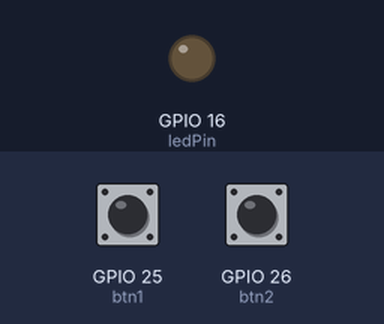
Recording of a sketch running on a simulated ESP32. Parts: output pins drawn as LEDs (lit = HIGH). Inputs (shaded band) come from the test bench; at power-on: GPIO 25 (btn1) HIGH, GPIO 26 (btn2) HIGH.

Above: at 1.2 s.
1.3 s: GPIO 25 (btn1) pulled LOW for 1 s
At 3.6 s:
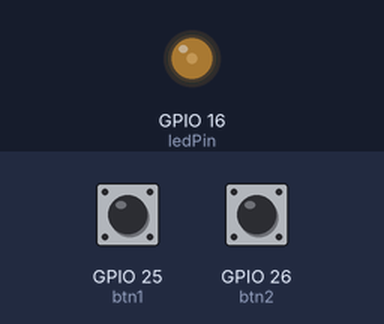
4.3 s: GPIO 25 (btn1) pulled LOW for 3.2 s
At 7.8 s:
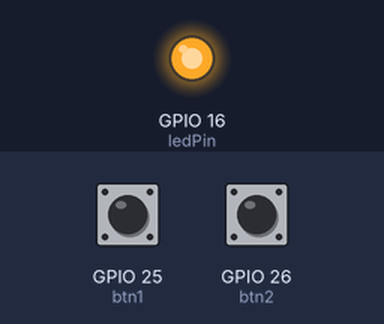
9.0 s: GPIO 26 (btn2) pulled LOW for 1 s
At 10.7 s:
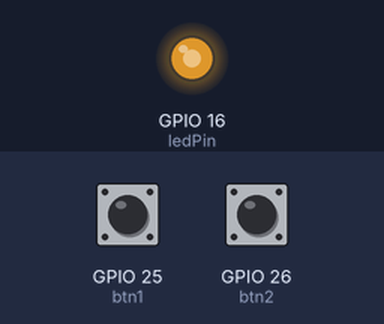
Timing chart, 0 to 12.2 s (numbered marks = the images above; inputs shaded):
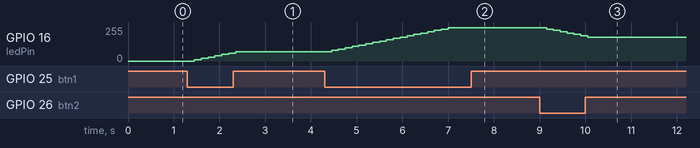

The sketch:

007_LED_Brightness_Control.ino
```cpp
int ledPin = 16;
int btn1 = 25;
int btn2 = 26;
int DC = 0;

void setup() {
  pinMode(ledPin, OUTPUT);
  pinMode(btn1, INPUT_PULLUP);
  pinMode(btn2, INPUT_PULLUP);
}

void loop() {

  if (digitalRead(btn1) == LOW && DC <= 245) {
    DC = DC + 10;
    delay(150); // Simple "debounce" to prevent value flying to 255 instantly
  }
  if (digitalRead(btn2) == LOW && DC >= 10) {
    DC = DC - 10;
    delay(150); // Simple debounce
  }

  analogWrite(ledPin, DC);
}
```

Measured:
- after the input at 1.3 s, GPIO 16 (ledPin): moves from 0/255 to 70/255 over 0.90 s, starting after 0.15 s
- after the input at 4.3 s, GPIO 16 (ledPin): moves from 70/255 to 250/255 over 2.6 s, starting after 0.15 s
- after the input at 9.0 s, GPIO 16 (ledPin): moves from 250/255 to 180/255 over 0.90 s, starting after 0.15 s
